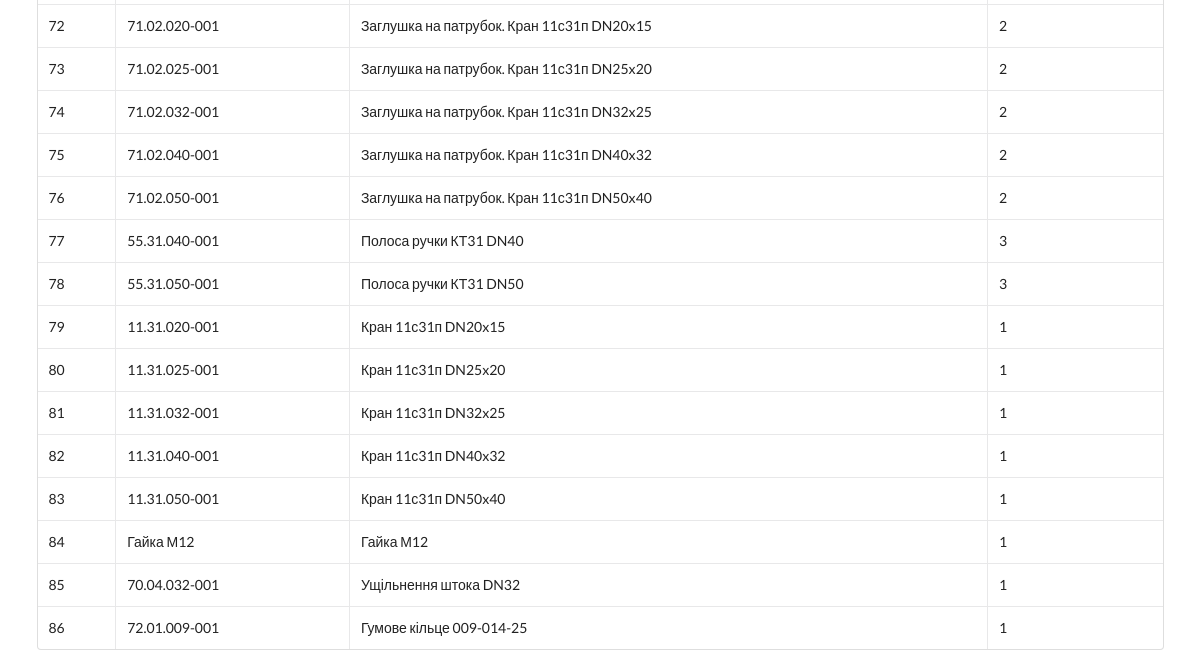
The app's page /detail_all (lower part), older data.
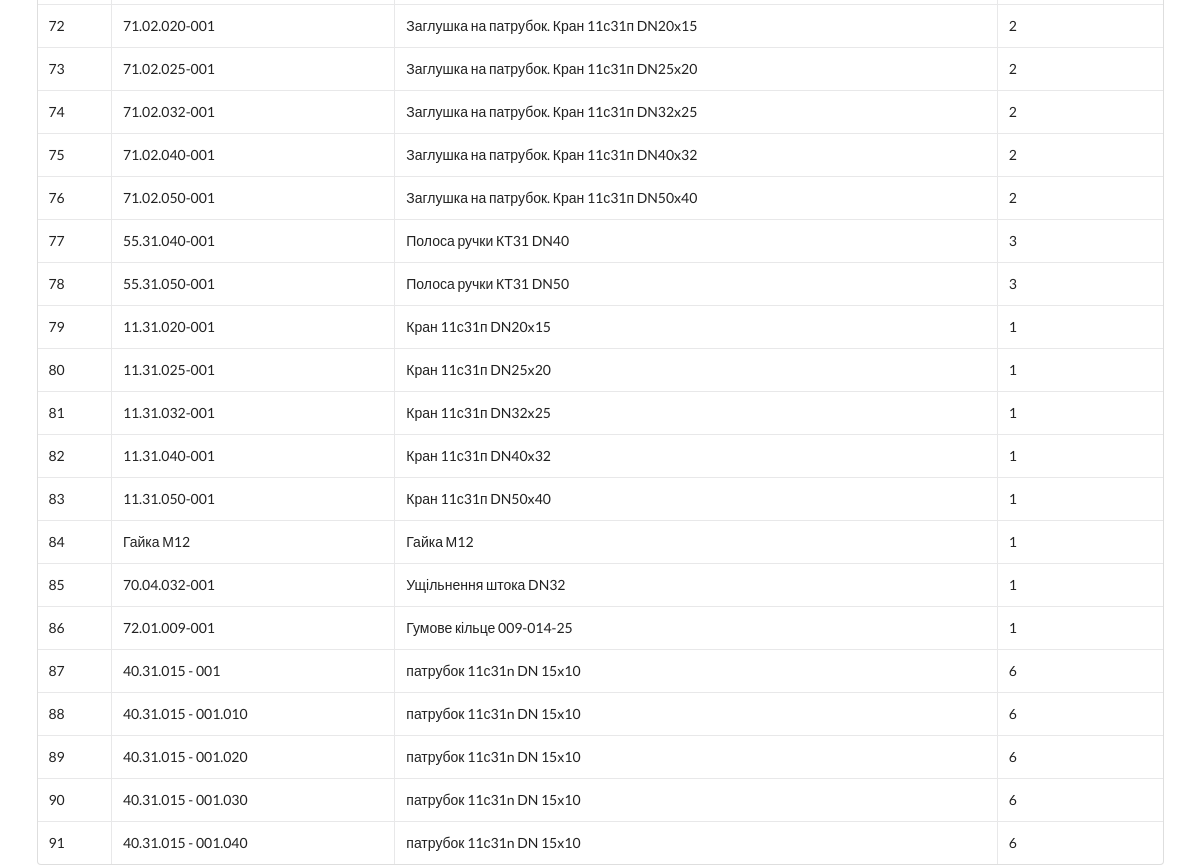
The same page, newer data.
### tables/tables.py (models this page shows)
class Detail(Base):
    __tablename__ = 'details'
    id = Column(Integer, primary_key=True, index=True)                      #
    coding = Column(VARCHAR(13))                                            # Кодування
    name = Column(String)                                                   # Найменування
    product_type= Column(Integer)
    material_id = Column(Integer, ForeignKey("materials.id"))               #
    lenght_workpiece = Column(Float)                                        # Довжина заготовки
    width_workpiece = Column(Float)                                         # Ширина заготовки
    trimming = Column(Float)                                                # Торцовка
    lenght_detail = Column(Float)                                           # Довжина деталі
    rate_costs = Column(Float)                                              # Норма розтрат, мм.
    notes = Column(String)
    price = Column(Float)                                                   # ціна
    date_created = Column(DateTime, default=datetime.today)
    date_updated = Column(DateTime, default=datetime.today, onupdate=datetime.today)
    Material = relationship("Material")
    detail_m_ks = relationship('Detail_m_k', back_populates='detail')

### routers/revision/revision_router.py (the view)
@app.get('/detail_all')
def detailall(request: Request, db_session: Session = Depends(get_db)):
    materials = db_session.query(Material).all()
    details = db_session.query(Detail).all()
    return templates.TemplateResponse('/revision/index_detail_all.html',
                                      {'request': request,
                                       'detail_list': details,
                                       'material_list': materials,}
                                      )

### templates/revision/index_detail_all.html (shortened to what this page needs)
{% extends 'layout.html' %}
{% block content %}
<div class="ui container">
    <table class="ui celled table">
        <tbody>
            {% for detail in detail_list %}
                <tr>
                    <td> {{ detail.id }} </td>
                    <td> {{ detail.coding }} </td>
                    <td> {{ detail.name }} </td>
                    <td> {{ detail.material_id }} </td>
                </tr>
            {% endfor %}
        </tbody>
    </table>
</div>
{% endblock content %}

Row changes from the older to the newer data that the page shows:
added Detail: id "87", coding "40.31.015 - 001", name "патрубок 11с31n DN 15x10", material_id "6"
added Detail: id "88", coding "40.31.015 - 001.010", name "патрубок 11с31n DN 15x10", material_id "6"
added Detail: id "89", coding "40.31.015 - 001.020", name "патрубок 11с31n DN 15x10", material_id "6"
added Detail: id "90", coding "40.31.015 - 001.030", name "патрубок 11с31n DN 15x10", material_id "6"
added Detail: id "91", coding "40.31.015 - 001.040", name "патрубок 11с31n DN 15x10", material_id "6"
